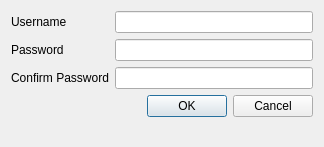
<?xml version="1.0" encoding="UTF-8"?>
<ui version="4.0">
 <class>registerDialog</class>
 <widget class="QDialog" name="registerDialog">
  <property name="geometry">
   <rect>
    <x>0</x>
    <y>0</y>
    <width>324</width>
    <height>147</height>
   </rect>
  </property>
  <property name="windowTitle">
   <string>Sign Up</string>
  </property>
  <layout class="QFormLayout" name="formLayout">
   <property name="fieldGrowthPolicy">
    <enum>QFormLayout::ExpandingFieldsGrow</enum>
   </property>
   <item row="0" column="0">
    <widget class="QLabel" name="label">
     <property name="text">
      <string>Username</string>
     </property>
    </widget>
   </item>
   <item row="0" column="1">
    <widget class="QLineEdit" name="usernameInput">
     <property name="text">
      <string/>
     </property>
    </widget>
   </item>
   <item row="1" column="0">
    <widget class="QLabel" name="label_2">
     <property name="text">
      <string>Password</string>
     </property>
    </widget>
   </item>
   <item row="1" column="1">
    <widget class="QLineEdit" name="pwdInput">
     <property name="echoMode">
      <enum>QLineEdit::Password</enum>
     </property>
    </widget>
   </item>
   <item row="2" column="0">
    <widget class="QLabel" name="label_3">
     <property name="text">
      <string>Confirm Password</string>
     </property>
    </widget>
   </item>
   <item row="2" column="1">
    <widget class="QLineEdit" name="pwdInput2">
     <property name="echoMode">
      <enum>QLineEdit::Password</enum>
     </property>
    </widget>
   </item>
   <item row="3" column="0" colspan="2">
    <widget class="QDialogButtonBox" name="buttonBox">
     <property name="orientation">
      <enum>Qt::Horizontal</enum>
     </property>
     <property name="standardButtons">
      <set>QDialogButtonBox::Cancel|QDialogButtonBox::Ok</set>
     </property>
    </widget>
   </item>
  </layout>
 </widget>
 <resources/>
 <connections>
  <connection>
   <sender>buttonBox</sender>
   <signal>rejected()</signal>
   <receiver>registerDialog</receiver>
   <slot>reject()</slot>
   <hints>
    <hint type="sourcelabel">
     <x>316</x>
     <y>260</y>
    </hint>
    <hint type="destinationlabel">
     <x>286</x>
     <y>274</y>
    </hint>
   </hints>
  </connection>
 </connections>
</ui>
